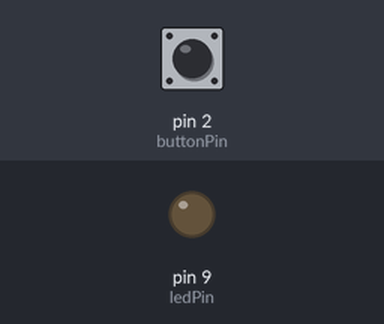
A sketch run on a simulated Arduino Uno, built with avr-gcc and run on an emulated ATmega328P. On the bench: output pins drawn as LEDs (lit = HIGH). Dashed ring = blinking. The test bench sets the inputs (shaded band); at power-on: pin 2 (buttonPin) LOW. What the sketch prints to the serial monitor is not drawn.

Above: at 1.2 s.
1.3 s: pin 2 (buttonPin) pulled HIGH for 0.15 s
At 1.37 s:
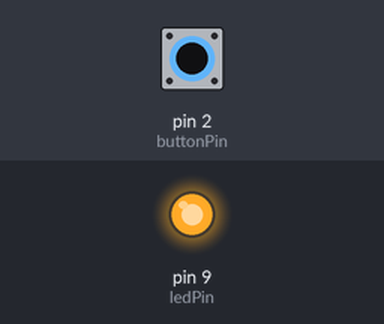
2.9 s: pin 2 (buttonPin) pulled HIGH for 1 s
At 5.1 s:
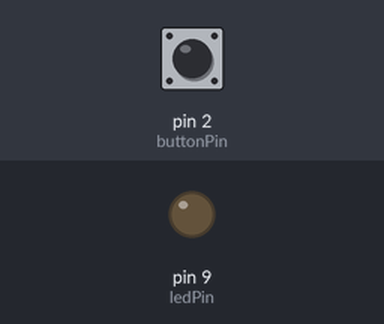
5.4 s: pin 2 (buttonPin) pulsed HIGH 2 times (0.12 s each, 0.3 s apart)
At 5.46 s:
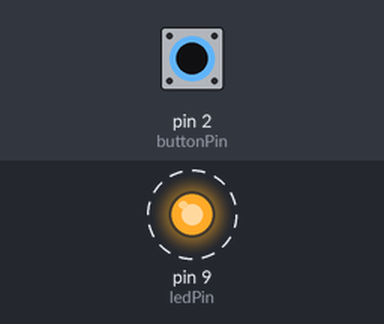
7.5 s: pin 2 (buttonPin) driven HIGH
At 7.8 s:
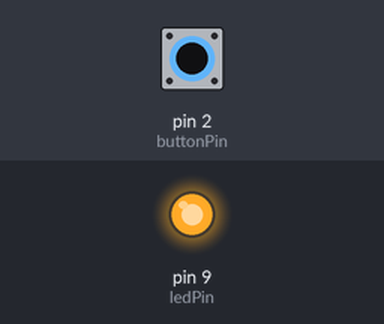
9.0 s: pin 2 (buttonPin) driven LOW
At 10.2 s:
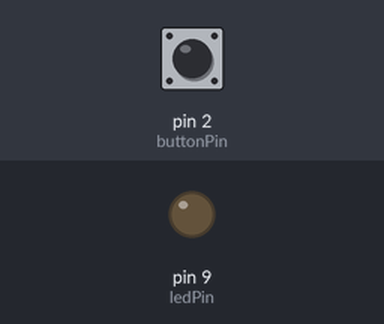
Timing chart, 0 to 11.5 s (numbered marks = the images above; inputs shaded):
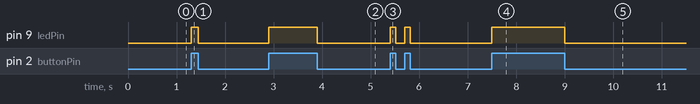

Measured:
- after the input at 1.3 s, pin 9 (ledPin): LOW → HIGH at once, → LOW 0.15 s later
- after the input at 2.9 s, pin 9 (ledPin): LOW → HIGH at once, → LOW 1.0 s later
- after the input at 5.4 s, pin 9 (ledPin): alternates HIGH for 0.12 s and LOW for 0.18 s, 4 changes in all, then stays LOW, starting at once
- after the input at 7.5 s, pin 9 (ledPin): LOW → HIGH at once
- after the input at 9.0 s, pin 9 (ledPin): HIGH → LOW at once

The sketch:

Project-1SEGMENT.ino
```cpp
const int buttonPin = 2;
const int ledPin = 9;
int switchState = 0;

void setup() {
  // put your setup code here, to run once:
  pinMode(buttonPin, INPUT);
  pinMode(ledPin, OUTPUT);
  Serial.begin(9600);

}

void loop() {
  // put your main code here, to run repeatedly:
  switchState = digitalRead(buttonPin);

  if(switchState == HIGH){
    digitalWrite(ledPin, HIGH);
    Serial.print("H");
  }else{
    digitalWrite(ledPin, LOW);
    Serial.print("L");
  }
}
```
